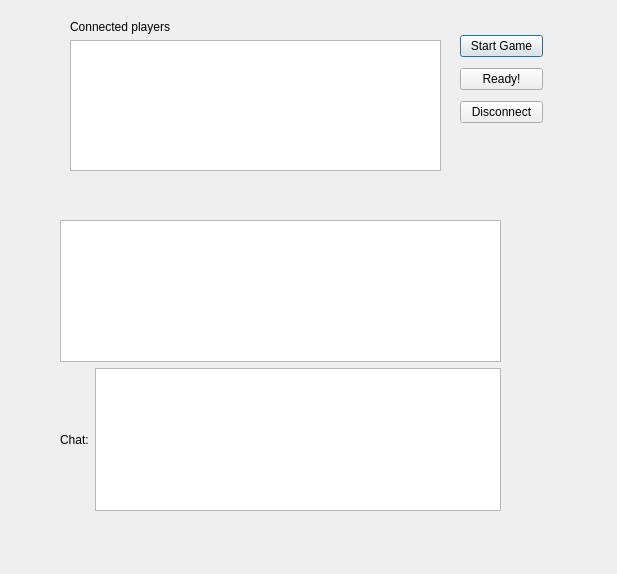
<ui version="4.0" >
 <class>Pregame</class>
 <widget class="QDialog" name="Pregame" >
  <property name="geometry" >
   <rect>
    <x>0</x>
    <y>0</y>
    <width>617</width>
    <height>574</height>
   </rect>
  </property>
  <property name="windowTitle" >
   <string>Dialog</string>
  </property>
  <widget class="QWidget" name="layoutWidget" >
   <property name="geometry" >
    <rect>
     <x>460</x>
     <y>30</y>
     <width>83</width>
     <height>101</height>
    </rect>
   </property>
   <layout class="QVBoxLayout" name="verticalLayout" >
    <item>
     <widget class="QPushButton" name="quit" >
      <property name="text" >
       <string>Start Game</string>
      </property>
     </widget>
    </item>
    <item>
     <widget class="QPushButton" name="readyButton" >
      <property name="text" >
       <string>Ready!</string>
      </property>
     </widget>
    </item>
    <item>
     <widget class="QPushButton" name="startButton" >
      <property name="text" >
       <string>Disconnect</string>
      </property>
     </widget>
    </item>
   </layout>
  </widget>
  <widget class="QWidget" name="layoutWidget" >
   <property name="geometry" >
    <rect>
     <x>70</x>
     <y>20</y>
     <width>371</width>
     <height>151</height>
    </rect>
   </property>
   <layout class="QVBoxLayout" name="verticalLayout_2" >
    <item>
     <widget class="QLabel" name="label" >
      <property name="text" >
       <string>Connected players</string>
      </property>
     </widget>
    </item>
    <item>
     <widget class="QListView" name="connectedPlayers" />
    </item>
   </layout>
  </widget>
  <widget class="QWidget" name="layoutWidget" >
   <property name="geometry" >
    <rect>
     <x>60</x>
     <y>220</y>
     <width>441</width>
     <height>291</height>
    </rect>
   </property>
   <layout class="QGridLayout" name="gridLayout" >
    <item row="0" column="0" colspan="2" >
     <widget class="QTextEdit" name="chatView" />
    </item>
    <item row="1" column="0" >
     <widget class="QLabel" name="label_2" >
      <property name="sizePolicy" >
       <sizepolicy vsizetype="Minimum" hsizetype="Preferred" >
        <horstretch>0</horstretch>
        <verstretch>0</verstretch>
       </sizepolicy>
      </property>
      <property name="minimumSize" >
       <size>
        <width>0</width>
        <height>30</height>
       </size>
      </property>
      <property name="text" >
       <string>Chat:</string>
      </property>
     </widget>
    </item>
    <item row="1" column="1" >
     <widget class="QTextEdit" name="chatEntry" >
      <property name="sizePolicy" >
       <sizepolicy vsizetype="Minimum" hsizetype="Expanding" >
        <horstretch>0</horstretch>
        <verstretch>0</verstretch>
       </sizepolicy>
      </property>
      <property name="minimumSize" >
       <size>
        <width>0</width>
        <height>30</height>
       </size>
      </property>
     </widget>
    </item>
   </layout>
  </widget>
 </widget>
 <resources/>
 <connections/>
</ui>
